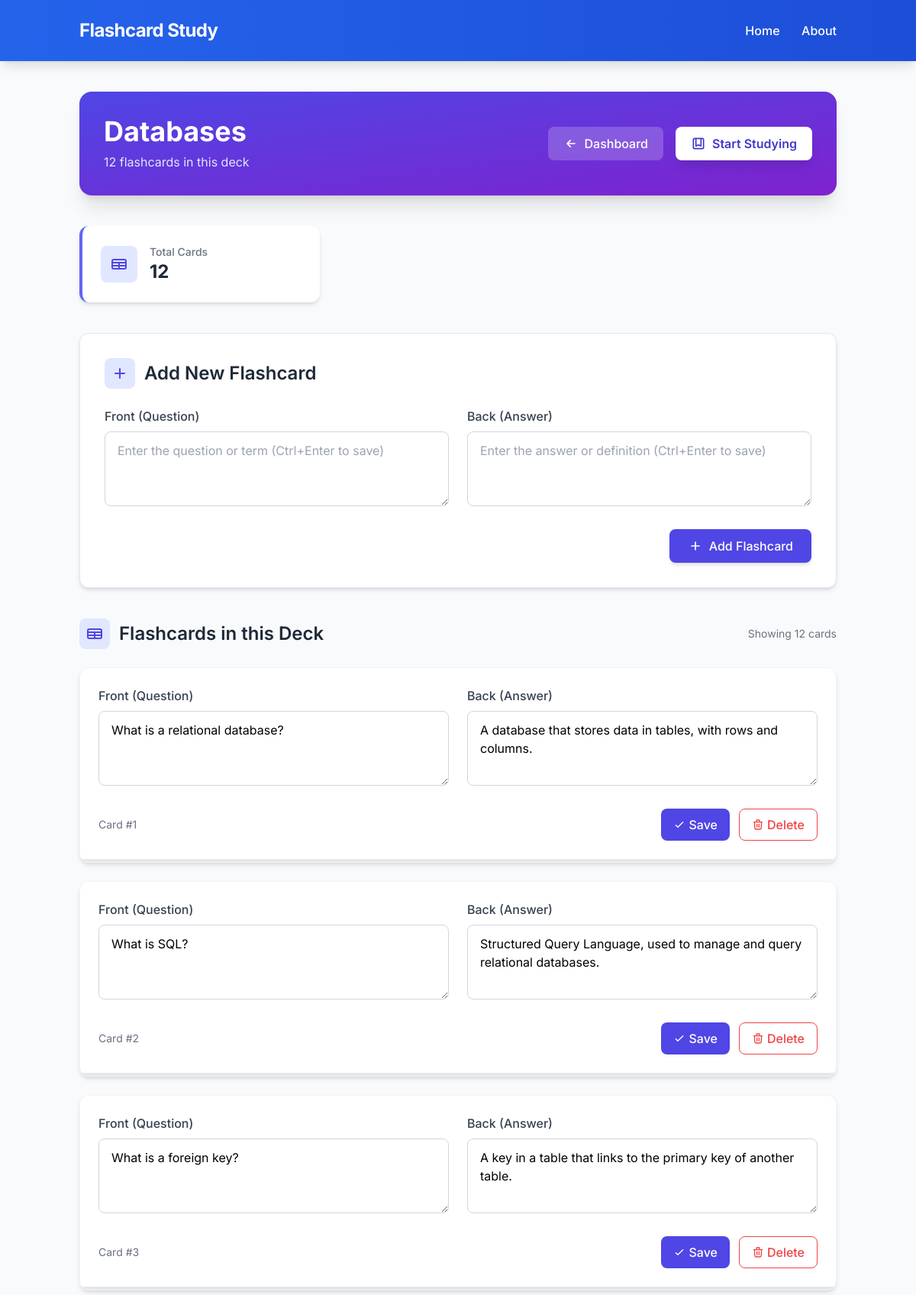
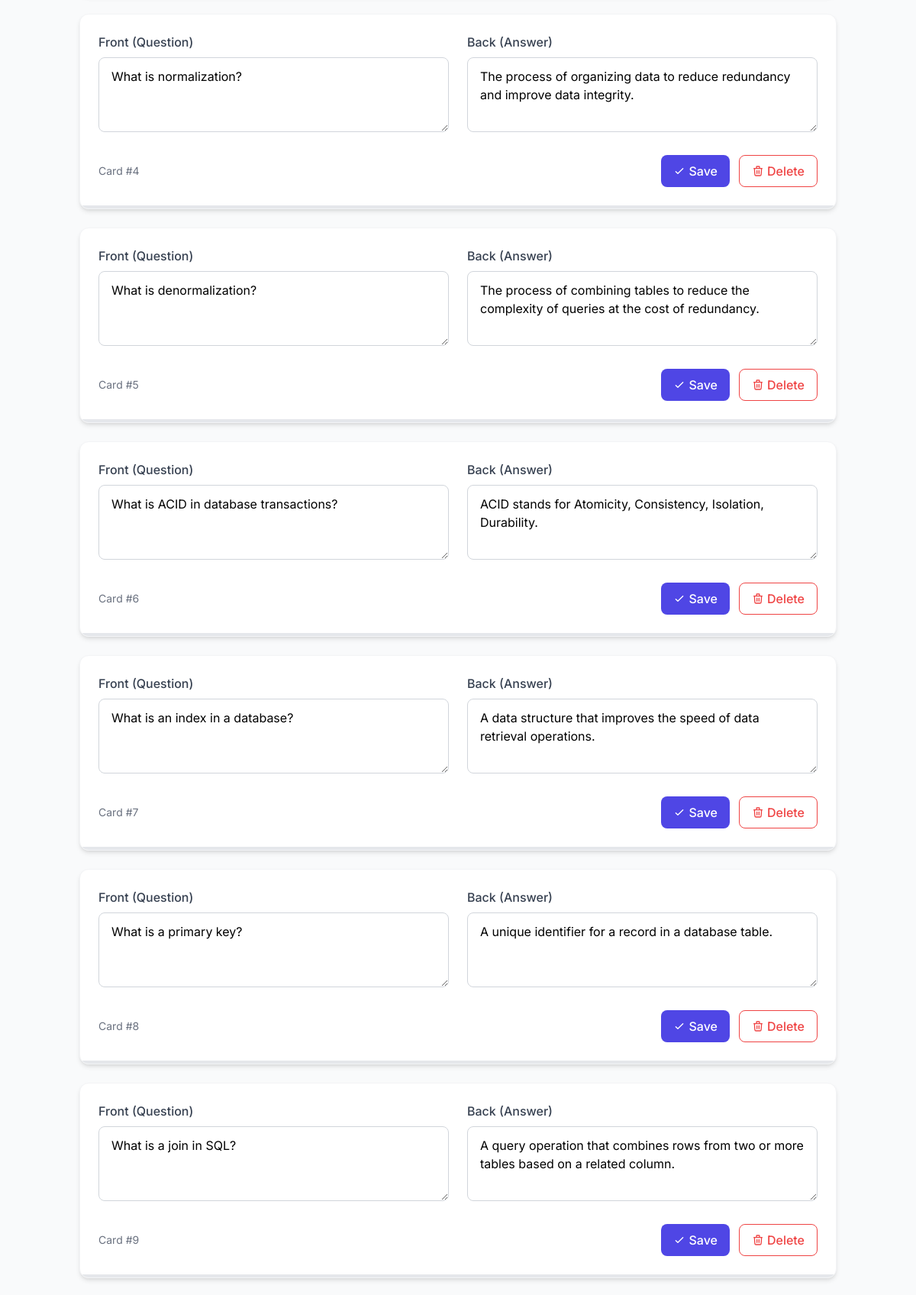
/decks/2/ (upper part), run on the app's committed database (2 pictures, top to bottom).
### flashcards/models.py (models this page shows, shortened)
class Deck(models.Model):
    name = models.CharField(max_length=100)
    created_at = models.DateTimeField(auto_now_add=True)

class Flashcard(models.Model):
    deck = models.ForeignKey(Deck, on_delete=models.CASCADE, related_name='flashcards')
    front = models.CharField(max_length=255)
    back = models.CharField(max_length=255)
    created_at = models.DateTimeField(auto_now_add=True)

### flashcards/views.py (the view)
# urls.py: path('decks/<int:deck_id>/', views.deck_detail, name='deck_detail'),
def deck_detail(request, deck_id):
    deck = get_object_or_404(Deck, id=deck_id)
    return render(request, 'flashcards/deck_detail.html', {'deck': deck})

### flashcards/templates/flashcards/deck_detail.html (shortened to what this page needs)
{% extends 'flashcards/base.html' %}
{% block content %}
<section class="max-w-6xl mx-auto">
  <div class="bg-gradient-to-br from-indigo-600 to-purple-700 rounded-2xl p-8 mb-10 shadow-xl">
    <div class="flex flex-col md:flex-row justify-between items-center">
      <div class="text-white mb-6 md:mb-0">
        <h2 class="text-3xl md:text-4xl font-bold mb-2">{{ deck.name }}</h2>
        <p class="text-indigo-100">{{ deck.flashcards.count }} flashcards in this deck</p>
      </div>
      <div class="flex space-x-4">
        <a href="{% url 'home' %}"
           class="flex items-center bg-white/20 backdrop-blur-sm text-white py-2.5 px-5 rounded-lg hover:bg-white/30 transition-all duration-200 font-medium">
          <svg xmlns="http://www.w3.org/2000/svg" class="h-5 w-5 mr-2" fill="none" viewBox="0 0 24 24" stroke="currentColor">
            <path stroke-linecap="round" stroke-linejoin="round" stroke-width="2" d="M11 17l-5-5m0 0l5-5m-5 5h12" />
          </svg>
          Dashboard
        </a>
        <a href="{% url 'study_mode' deck.id %}"
           class="flex items-center bg-white text-indigo-700 py-2.5 px-5 rounded-lg hover:bg-indigo-50 transition-all duration-200 font-semibold shadow-lg transform hover:scale-105">
          <svg xmlns="http://www.w3.org/2000/svg" class="h-5 w-5 mr-2" fill="none" viewBox="0 0 24 24" stroke="currentColor">
            <path stroke-linecap="round" stroke-linejoin="round" stroke-width="2" d="M16 4v12l-4-2-4 2V4M6 20h12a2 2 0 002-2V6a2 2 0 00-2-2H6a2 2 0 00-2 2v12a2 2 0 002 2z" />
          </svg>
          Start Studying
        </a>
      </div>
    </div>
  </div>
  <div class="grid grid-cols-1 md:grid-cols-3 gap-6 mb-10">
    <div class="bg-white rounded-xl shadow-md p-6 border-l-4 border-indigo-500">
      <div class="flex items-center">
        <div class="bg-indigo-100 p-3 rounded-lg mr-4">
          <svg xmlns="http://www.w3.org/2000/svg" class="h-6 w-6 text-indigo-600" fill="none" viewBox="0 0 24 24" stroke="currentColor">
            <path stroke-linecap="round" stroke-linejoin="round" stroke-width="2" d="M3 10h18M3 14h18m-9-4v8m-7 0h14a2 2 0 002-2V8a2 2 0 00-2-2H5a2 2 0 00-2 2v8a2 2 0 002 2z" />
          </svg>
        </div>
        <div>
          <p class="text-gray-500 text-sm font-medium">Total Cards</p>
          <h4 class="text-2xl font-bold text-gray-800">{{ deck.flashcards.count }}</h4>
        </div>
      </div>
    </div>
  </div>
  <div class="bg-white rounded-xl shadow-md p-8 mb-10 border border-indigo-100 fade-in">
    <h3 class="text-2xl font-semibold text-gray-800 mb-6 flex items-center">
      <div class="bg-indigo-100 p-2 rounded-lg mr-3">
        <svg xmlns="http://www.w3.org/2000/svg" class="h-6 w-6 text-indigo-600" fill="none" viewBox="0 0 24 24" stroke="currentColor">
          <path stroke-linecap="round" stroke-linejoin="round" stroke-width="2" d="M12 6v6m0 0v6m0-6h6m-6 0H6" />
        </svg>
      </div>
      Add New Flashcard
    </h3>
    <div class="grid grid-cols-1 md:grid-cols-2 gap-6 mb-6">
      <div>
        <label for="front" class="block text-gray-700 font-medium mb-2">Front (Question)</label>
        <textarea id="front" rows="3"
               placeholder="Enter the question or term"
               class="w-full border border-gray-300 rounded-lg px-4 py-3 focus:outline-none focus:ring-2 focus:ring-indigo-500 focus:border-indigo-500 transition"></textarea>
      </div>
      <div>
        <label for="back" class="block text-gray-700 font-medium mb-2">Back (Answer)</label>
        <textarea id="back" rows="3"
               placeholder="Enter the answer or definition"
               class="w-full border border-gray-300 rounded-lg px-4 py-3 focus:outline-none focus:ring-2 focus:ring-indigo-500 focus:border-indigo-500 transition"></textarea>
      </div>
    </div>
    <div class="flex justify-end">
      <button onclick="createFlashcard()"
              class="flex items-center bg-indigo-600 text-white py-2.5 px-6 rounded-lg hover:bg-indigo-700 transition-all duration-200 font-medium shadow-md">
        <svg xmlns="http://www.w3.org/2000/svg" class="h-5 w-5 mr-2" fill="none" viewBox="0 0 24 24" stroke="currentColor">
          <path stroke-linecap="round" stroke-linejoin="round" stroke-width="2" d="M12 6v6m0 0v6m0-6h6m-6 0H6" />
        </svg>
        Add Flashcard
      </button>
    </div>
  </div>
  <div class="mb-6 flex items-center justify-between">
    <h3 class="text-2xl font-semibold text-gray-800 flex items-center">
      <div class="bg-indigo-100 p-2 rounded-lg mr-3">
        <svg xmlns="http://www.w3.org/2000/svg" class="h-6 w-6 text-indigo-600" fill="none" viewBox="0 0 24 24" stroke="currentColor">
          <path stroke-linecap="round" stroke-linejoin="round" stroke-width="2" d="M3 10h18M3 14h18m-9-4v8m-7 0h14a2 2 0 002-2V8a2 2 0 00-2-2H5a2 2 0 00-2 2v8a2 2 0 002 2z" />
        </svg>
      </div>
      Flashcards in this Deck
    </h3>
    {% if deck.flashcards.all %}
    <div class="text-sm text-gray-500">
      Showing {{ deck.flashcards.count }} cards
    </div>
    {% endif %}
  </div>
  <div id="flashcards-list" class="space-y-6">
    {% for card in deck.flashcards.all %}
      <div class="bg-white rounded-xl shadow-md hover:shadow-lg transition-all duration-300 overflow-hidden border border-gray-100 fade-in"
           data-card-id="{{ card.id }}">
        <div class="p-6">
          <div class="grid grid-cols-1 md:grid-cols-2 gap-6 mb-6">
            <div>
              <label for="front_{{ card.id }}" class="block text-gray-700 font-medium mb-2">Front (Question)</label>
              <textarea id="front_{{ card.id }}" rows="3"
                     class="w-full border border-gray-300 rounded-lg px-4 py-3 focus:outline-none focus:ring-2 focus:ring-indigo-500 focus:border-indigo-500 transition">{{ card.front }}</textarea>
            </div>
            <div>
              <label for="back_{{ card.id }}" class="block text-gray-700 font-medium mb-2">Back (Answer)</label>
              <textarea id="back_{{ card.id }}" rows="3"
                     class="w-full border border-gray-300 rounded-lg px-4 py-3 focus:outline-none focus:ring-2 focus:ring-indigo-500 focus:border-indigo-500 transition">{{ card.back }}</textarea>
            </div>
          </div>
          <div class="flex justify-between items-center">
            <div class="text-sm text-gray-500">
              Card #{{ forloop.counter }}
            </div>
            <div class="flex space-x-3">
              <button onclick="updateFlashcard({{ card.id }})"
                      class="flex items-center bg-indigo-600 text-white py-2 px-4 rounded-lg hover:bg-indigo-700 transition-colors duration-200 font-medium">
                <svg xmlns="http://www.w3.org/2000/svg" class="h-4 w-4 mr-1" fill="none" viewBox="0 0 24 24" stroke="currentColor">
                  <path stroke-linecap="round" stroke-linejoin="round" stroke-width="2" d="M5 13l4 4L19 7" />
                </svg>
                Save
              </button>
              <button onclick="deleteFlashcard({{ card.id }})"
                      class="flex items-center bg-white border border-red-500 text-red-500 py-2 px-4 rounded-lg hover:bg-red-50 transition-colors duration-200 font-medium">
                Delete
              </button>
            </div>
          </div>
        </div>
        {% if card.mastered %}
        <div class="w-full bg-green-500 h-1"></div>
        {% elif card.learning %}
        <div class="w-full bg-amber-500 h-1"></div>
        {% else %}
        <div class="w-full bg-gray-200 h-1"></div>
        {% endif %}
      </div>
    {% endfor %}
  </div>
</section>
{% endblock %}

### flashcards/templates/flashcards/base.html (style rules this page uses)
body { font-family: 'Inter', sans-serif; }
.fade-in { animation: fadeIn 0.5s ease-in; }

### data on the page
Deck: name "Databases", flashcards.count "12"
Flashcard: id "What is a relational database?", id "A database that stores data in tables, with rows and columns."
Flashcard: id "What is SQL?", id "Structured Query Language, used to manage and query relational databases."
Flashcard: id "What is a foreign key?", id "A key in a table that links to the primary key of another table."
Flashcard: id "What is normalization?", id "The process of organizing data to reduce redundancy and improve data integrity."
Flashcard: id "What is denormalization?", id "The process of combining tables to reduce the complexity of queries at the cost of redundancy."
Flashcard: id "What is ACID in database transactions?", id "ACID stands for Atomicity, Consistency, Isolation, Durability."
Flashcard: id "What is an index in a database?", id "A data structure that improves the speed of data retrieval operations."
Flashcard: id "What is a primary key?", id "A unique identifier for a record in a database table."
Flashcard: id "What is a join in SQL?", id "A query operation that combines rows from two or more tables based on a related column."
